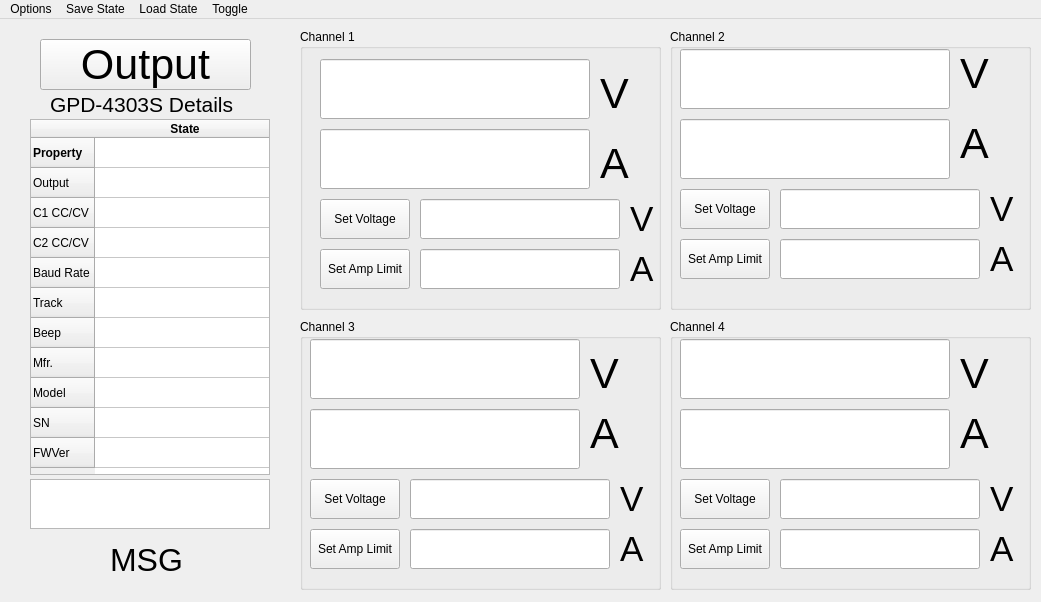
<?xml version="1.0" encoding="UTF-8"?>
<ui version="4.0">
 <class>MainWindow</class>
 <widget class="QMainWindow" name="MainWindow">
  <property name="geometry">
   <rect>
    <x>0</x>
    <y>0</y>
    <width>1041</width>
    <height>602</height>
   </rect>
  </property>
  <property name="minimumSize">
   <size>
    <width>1041</width>
    <height>602</height>
   </size>
  </property>
  <property name="maximumSize">
   <size>
    <width>1041</width>
    <height>602</height>
   </size>
  </property>
  <property name="windowTitle">
   <string>GPD-4303 Remote Control</string>
  </property>
  <widget class="QWidget" name="centralwidget">
   <widget class="QPushButton" name="pushButtonOutput">
    <property name="geometry">
     <rect>
      <x>40</x>
      <y>20</y>
      <width>211</width>
      <height>51</height>
     </rect>
    </property>
    <property name="sizePolicy">
     <sizepolicy hsizetype="Expanding" vsizetype="Expanding">
      <horstretch>0</horstretch>
      <verstretch>0</verstretch>
     </sizepolicy>
    </property>
    <property name="font">
     <font>
      <family>Arial</family>
      <pointsize>32</pointsize>
      <bold>false</bold>
     </font>
    </property>
    <property name="text">
     <string>Output</string>
    </property>
    <property name="checkable">
     <bool>false</bool>
    </property>
   </widget>
   <widget class="QLabel" name="labelDetials">
    <property name="geometry">
     <rect>
      <x>50</x>
      <y>70</y>
      <width>191</width>
      <height>30</height>
     </rect>
    </property>
    <property name="font">
     <font>
      <family>Arial</family>
      <pointsize>16</pointsize>
      <bold>false</bold>
     </font>
    </property>
    <property name="text">
     <string>GPD-4303S Details</string>
    </property>
   </widget>
   <widget class="QGroupBox" name="groupBoxChannel1">
    <property name="geometry">
     <rect>
      <x>300</x>
      <y>10</y>
      <width>361</width>
      <height>281</height>
     </rect>
    </property>
    <property name="sizePolicy">
     <sizepolicy hsizetype="Expanding" vsizetype="Expanding">
      <horstretch>0</horstretch>
      <verstretch>0</verstretch>
     </sizepolicy>
    </property>
    <property name="title">
     <string>Channel 1</string>
    </property>
    <widget class="QLabel" name="labelV1">
     <property name="geometry">
      <rect>
       <x>300</x>
       <y>40</y>
       <width>50</width>
       <height>50</height>
      </rect>
     </property>
     <property name="sizePolicy">
      <sizepolicy hsizetype="Expanding" vsizetype="Expanding">
       <horstretch>0</horstretch>
       <verstretch>0</verstretch>
      </sizepolicy>
     </property>
     <property name="font">
      <font>
       <family>Arial</family>
       <pointsize>32</pointsize>
      </font>
     </property>
     <property name="text">
      <string>V</string>
     </property>
     <property name="textFormat">
      <enum>Qt::RichText</enum>
     </property>
     <property name="scaledContents">
      <bool>true</bool>
     </property>
    </widget>
    <widget class="QLabel" name="labelA1">
     <property name="geometry">
      <rect>
       <x>300</x>
       <y>110</y>
       <width>50</width>
       <height>50</height>
      </rect>
     </property>
     <property name="sizePolicy">
      <sizepolicy hsizetype="Expanding" vsizetype="Expanding">
       <horstretch>0</horstretch>
       <verstretch>0</verstretch>
      </sizepolicy>
     </property>
     <property name="font">
      <font>
       <family>Arial</family>
       <pointsize>32</pointsize>
      </font>
     </property>
     <property name="text">
      <string>A</string>
     </property>
     <property name="textFormat">
      <enum>Qt::RichText</enum>
     </property>
     <property name="scaledContents">
      <bool>true</bool>
     </property>
    </widget>
    <widget class="QLineEdit" name="lineEditV1">
     <property name="geometry">
      <rect>
       <x>20</x>
       <y>30</y>
       <width>270</width>
       <height>60</height>
      </rect>
     </property>
     <property name="font">
      <font>
       <family>Arial</family>
       <pointsize>32</pointsize>
      </font>
     </property>
     <property name="mouseTracking">
      <bool>false</bool>
     </property>
     <property name="inputMethodHints">
      <set>Qt::ImhNone</set>
     </property>
     <property name="readOnly">
      <bool>true</bool>
     </property>
    </widget>
    <widget class="QLineEdit" name="lineEditA1">
     <property name="geometry">
      <rect>
       <x>20</x>
       <y>100</y>
       <width>270</width>
       <height>60</height>
      </rect>
     </property>
     <property name="font">
      <font>
       <family>Arial</family>
       <pointsize>32</pointsize>
      </font>
     </property>
     <property name="mouseTracking">
      <bool>false</bool>
     </property>
     <property name="inputMethodHints">
      <set>Qt::ImhNone</set>
     </property>
     <property name="readOnly">
      <bool>true</bool>
     </property>
    </widget>
    <widget class="QLineEdit" name="lineEditV1IN">
     <property name="geometry">
      <rect>
       <x>120</x>
       <y>170</y>
       <width>200</width>
       <height>40</height>
      </rect>
     </property>
     <property name="inputMethodHints">
      <set>Qt::ImhNone</set>
     </property>
    </widget>
    <widget class="QPushButton" name="pushButtonV1Set">
     <property name="geometry">
      <rect>
       <x>20</x>
       <y>170</y>
       <width>90</width>
       <height>40</height>
      </rect>
     </property>
     <property name="text">
      <string>Set Voltage</string>
     </property>
    </widget>
    <widget class="QLabel" name="labelV1_2">
     <property name="geometry">
      <rect>
       <x>330</x>
       <y>170</y>
       <width>30</width>
       <height>40</height>
      </rect>
     </property>
     <property name="sizePolicy">
      <sizepolicy hsizetype="Expanding" vsizetype="Expanding">
       <horstretch>0</horstretch>
       <verstretch>0</verstretch>
      </sizepolicy>
     </property>
     <property name="font">
      <font>
       <family>Arial</family>
       <pointsize>26</pointsize>
      </font>
     </property>
     <property name="text">
      <string>V</string>
     </property>
     <property name="textFormat">
      <enum>Qt::RichText</enum>
     </property>
     <property name="scaledContents">
      <bool>true</bool>
     </property>
    </widget>
    <widget class="QLabel" name="labelV1_3">
     <property name="geometry">
      <rect>
       <x>330</x>
       <y>220</y>
       <width>30</width>
       <height>40</height>
      </rect>
     </property>
     <property name="sizePolicy">
      <sizepolicy hsizetype="Expanding" vsizetype="Expanding">
       <horstretch>0</horstretch>
       <verstretch>0</verstretch>
      </sizepolicy>
     </property>
     <property name="font">
      <font>
       <family>Arial</family>
       <pointsize>26</pointsize>
      </font>
     </property>
     <property name="text">
      <string>A</string>
     </property>
     <property name="textFormat">
      <enum>Qt::RichText</enum>
     </property>
     <property name="scaledContents">
      <bool>true</bool>
     </property>
    </widget>
    <widget class="QPushButton" name="pushButtonA1Set">
     <property name="geometry">
      <rect>
       <x>20</x>
       <y>220</y>
       <width>90</width>
       <height>40</height>
      </rect>
     </property>
     <property name="text">
      <string>Set Amp Limit</string>
     </property>
    </widget>
    <widget class="QLineEdit" name="lineEditA1IN">
     <property name="geometry">
      <rect>
       <x>120</x>
       <y>220</y>
       <width>200</width>
       <height>40</height>
      </rect>
     </property>
     <property name="inputMethodHints">
      <set>Qt::ImhNone</set>
     </property>
    </widget>
   </widget>
   <widget class="QGroupBox" name="groupBoxChannel3">
    <property name="geometry">
     <rect>
      <x>300</x>
      <y>300</y>
      <width>361</width>
      <height>271</height>
     </rect>
    </property>
    <property name="sizePolicy">
     <sizepolicy hsizetype="Expanding" vsizetype="Expanding">
      <horstretch>0</horstretch>
      <verstretch>0</verstretch>
     </sizepolicy>
    </property>
    <property name="title">
     <string>Channel 3</string>
    </property>
    <widget class="QLabel" name="labelV3">
     <property name="geometry">
      <rect>
       <x>290</x>
       <y>30</y>
       <width>50</width>
       <height>50</height>
      </rect>
     </property>
     <property name="sizePolicy">
      <sizepolicy hsizetype="Expanding" vsizetype="Expanding">
       <horstretch>0</horstretch>
       <verstretch>0</verstretch>
      </sizepolicy>
     </property>
     <property name="font">
      <font>
       <family>Arial</family>
       <pointsize>32</pointsize>
      </font>
     </property>
     <property name="text">
      <string>V</string>
     </property>
     <property name="textFormat">
      <enum>Qt::RichText</enum>
     </property>
     <property name="scaledContents">
      <bool>true</bool>
     </property>
    </widget>
    <widget class="QLabel" name="labelA3">
     <property name="geometry">
      <rect>
       <x>290</x>
       <y>90</y>
       <width>50</width>
       <height>50</height>
      </rect>
     </property>
     <property name="sizePolicy">
      <sizepolicy hsizetype="Expanding" vsizetype="Expanding">
       <horstretch>0</horstretch>
       <verstretch>0</verstretch>
      </sizepolicy>
     </property>
     <property name="font">
      <font>
       <family>Arial</family>
       <pointsize>32</pointsize>
      </font>
     </property>
     <property name="text">
      <string>A</string>
     </property>
     <property name="textFormat">
      <enum>Qt::RichText</enum>
     </property>
     <property name="scaledContents">
      <bool>true</bool>
     </property>
    </widget>
    <widget class="QLineEdit" name="lineEditV3">
     <property name="geometry">
      <rect>
       <x>10</x>
       <y>20</y>
       <width>270</width>
       <height>60</height>
      </rect>
     </property>
     <property name="font">
      <font>
       <family>Arial</family>
       <pointsize>32</pointsize>
      </font>
     </property>
     <property name="mouseTracking">
      <bool>false</bool>
     </property>
     <property name="inputMethodHints">
      <set>Qt::ImhNone</set>
     </property>
     <property name="readOnly">
      <bool>true</bool>
     </property>
    </widget>
    <widget class="QLineEdit" name="lineEditA3">
     <property name="geometry">
      <rect>
       <x>10</x>
       <y>90</y>
       <width>270</width>
       <height>60</height>
      </rect>
     </property>
     <property name="font">
      <font>
       <family>Arial</family>
       <pointsize>32</pointsize>
      </font>
     </property>
     <property name="mouseTracking">
      <bool>false</bool>
     </property>
     <property name="inputMethodHints">
      <set>Qt::ImhNone</set>
     </property>
     <property name="readOnly">
      <bool>true</bool>
     </property>
    </widget>
    <widget class="QLineEdit" name="lineEditV3IN">
     <property name="geometry">
      <rect>
       <x>110</x>
       <y>160</y>
       <width>200</width>
       <height>40</height>
      </rect>
     </property>
     <property name="inputMethodHints">
      <set>Qt::ImhNone</set>
     </property>
    </widget>
    <widget class="QPushButton" name="pushButtonV3Set">
     <property name="geometry">
      <rect>
       <x>10</x>
       <y>160</y>
       <width>90</width>
       <height>40</height>
      </rect>
     </property>
     <property name="text">
      <string>Set Voltage</string>
     </property>
    </widget>
    <widget class="QLabel" name="labelV3IN">
     <property name="geometry">
      <rect>
       <x>320</x>
       <y>160</y>
       <width>30</width>
       <height>40</height>
      </rect>
     </property>
     <property name="sizePolicy">
      <sizepolicy hsizetype="Expanding" vsizetype="Expanding">
       <horstretch>0</horstretch>
       <verstretch>0</verstretch>
      </sizepolicy>
     </property>
     <property name="font">
      <font>
       <family>Arial</family>
       <pointsize>26</pointsize>
      </font>
     </property>
     <property name="text">
      <string>V</string>
     </property>
     <property name="textFormat">
      <enum>Qt::RichText</enum>
     </property>
     <property name="scaledContents">
      <bool>true</bool>
     </property>
    </widget>
    <widget class="QLabel" name="labelA3IN">
     <property name="geometry">
      <rect>
       <x>320</x>
       <y>210</y>
       <width>30</width>
       <height>40</height>
      </rect>
     </property>
     <property name="sizePolicy">
      <sizepolicy hsizetype="Expanding" vsizetype="Expanding">
       <horstretch>0</horstretch>
       <verstretch>0</verstretch>
      </sizepolicy>
     </property>
     <property name="font">
      <font>
       <family>Arial</family>
       <pointsize>26</pointsize>
      </font>
     </property>
     <property name="text">
      <string>A</string>
     </property>
     <property name="textFormat">
      <enum>Qt::RichText</enum>
     </property>
     <property name="scaledContents">
      <bool>true</bool>
     </property>
    </widget>
    <widget class="QPushButton" name="pushButtonA3Set">
     <property name="geometry">
      <rect>
       <x>10</x>
       <y>210</y>
       <width>90</width>
       <height>40</height>
      </rect>
     </property>
     <property name="text">
      <string>Set Amp Limit</string>
     </property>
    </widget>
    <widget class="QLineEdit" name="lineEditA3IN">
     <property name="geometry">
      <rect>
       <x>110</x>
       <y>210</y>
       <width>200</width>
       <height>40</height>
      </rect>
     </property>
     <property name="inputMethodHints">
      <set>Qt::ImhNone</set>
     </property>
    </widget>
   </widget>
   <widget class="QGroupBox" name="groupBoxChannel2">
    <property name="geometry">
     <rect>
      <x>670</x>
      <y>10</y>
      <width>361</width>
      <height>281</height>
     </rect>
    </property>
    <property name="sizePolicy">
     <sizepolicy hsizetype="Expanding" vsizetype="Expanding">
      <horstretch>0</horstretch>
      <verstretch>0</verstretch>
     </sizepolicy>
    </property>
    <property name="title">
     <string>Channel 2</string>
    </property>
    <widget class="QLabel" name="labelV2">
     <property name="geometry">
      <rect>
       <x>290</x>
       <y>20</y>
       <width>50</width>
       <height>50</height>
      </rect>
     </property>
     <property name="sizePolicy">
      <sizepolicy hsizetype="Expanding" vsizetype="Expanding">
       <horstretch>0</horstretch>
       <verstretch>0</verstretch>
      </sizepolicy>
     </property>
     <property name="font">
      <font>
       <family>Arial</family>
       <pointsize>32</pointsize>
      </font>
     </property>
     <property name="text">
      <string>V</string>
     </property>
     <property name="textFormat">
      <enum>Qt::RichText</enum>
     </property>
     <property name="scaledContents">
      <bool>true</bool>
     </property>
    </widget>
    <widget class="QLabel" name="labelA2">
     <property name="geometry">
      <rect>
       <x>290</x>
       <y>90</y>
       <width>50</width>
       <height>50</height>
      </rect>
     </property>
     <property name="sizePolicy">
      <sizepolicy hsizetype="Expanding" vsizetype="Expanding">
       <horstretch>0</horstretch>
       <verstretch>0</verstretch>
      </sizepolicy>
     </property>
     <property name="font">
      <font>
       <family>Arial</family>
       <pointsize>32</pointsize>
      </font>
     </property>
     <property name="text">
      <string>A</string>
     </property>
     <property name="textFormat">
      <enum>Qt::RichText</enum>
     </property>
     <property name="scaledContents">
      <bool>true</bool>
     </property>
    </widget>
    <widget class="QLineEdit" name="lineEditV2">
     <property name="geometry">
      <rect>
       <x>10</x>
       <y>20</y>
       <width>270</width>
       <height>60</height>
      </rect>
     </property>
     <property name="font">
      <font>
       <family>Arial</family>
       <pointsize>32</pointsize>
      </font>
     </property>
     <property name="mouseTracking">
      <bool>false</bool>
     </property>
     <property name="inputMethodHints">
      <set>Qt::ImhNone</set>
     </property>
     <property name="readOnly">
      <bool>true</bool>
     </property>
    </widget>
    <widget class="QLineEdit" name="lineEditA2">
     <property name="geometry">
      <rect>
       <x>10</x>
       <y>90</y>
       <width>270</width>
       <height>60</height>
      </rect>
     </property>
     <property name="font">
      <font>
       <family>Arial</family>
       <pointsize>32</pointsize>
      </font>
     </property>
     <property name="mouseTracking">
      <bool>false</bool>
     </property>
     <property name="inputMethodHints">
      <set>Qt::ImhNone</set>
     </property>
     <property name="readOnly">
      <bool>true</bool>
     </property>
    </widget>
    <widget class="QLineEdit" name="lineEditV2IN">
     <property name="geometry">
      <rect>
       <x>110</x>
       <y>160</y>
       <width>200</width>
       <height>40</height>
      </rect>
     </property>
     <property name="inputMethodHints">
      <set>Qt::ImhNone</set>
     </property>
    </widget>
    <widget class="QPushButton" name="pushButtonV2Set">
     <property name="geometry">
      <rect>
       <x>10</x>
       <y>160</y>
       <width>90</width>
       <height>40</height>
      </rect>
     </property>
     <property name="text">
      <string>Set Voltage</string>
     </property>
    </widget>
    <widget class="QLabel" name="labelV2IN">
     <property name="geometry">
      <rect>
       <x>320</x>
       <y>160</y>
       <width>30</width>
       <height>40</height>
      </rect>
     </property>
     <property name="sizePolicy">
      <sizepolicy hsizetype="Expanding" vsizetype="Expanding">
       <horstretch>0</horstretch>
       <verstretch>0</verstretch>
      </sizepolicy>
     </property>
     <property name="font">
      <font>
       <family>Arial</family>
       <pointsize>26</pointsize>
      </font>
     </property>
     <property name="text">
      <string>V</string>
     </property>
     <property name="textFormat">
      <enum>Qt::RichText</enum>
     </property>
     <property name="scaledContents">
      <bool>true</bool>
     </property>
    </widget>
    <widget class="QLabel" name="labelA2IN">
     <property name="geometry">
      <rect>
       <x>320</x>
       <y>210</y>
       <width>30</width>
       <height>40</height>
      </rect>
     </property>
     <property name="sizePolicy">
      <sizepolicy hsizetype="Expanding" vsizetype="Expanding">
       <horstretch>0</horstretch>
       <verstretch>0</verstretch>
      </sizepolicy>
     </property>
     <property name="font">
      <font>
       <family>Arial</family>
       <pointsize>26</pointsize>
      </font>
     </property>
     <property name="text">
      <string>A</string>
     </property>
     <property name="textFormat">
      <enum>Qt::RichText</enum>
     </property>
     <property name="scaledContents">
      <bool>true</bool>
     </property>
    </widget>
    <widget class="QPushButton" name="pushButtonA2Set">
     <property name="geometry">
      <rect>
       <x>10</x>
       <y>210</y>
       <width>90</width>
       <height>40</height>
      </rect>
     </property>
     <property name="text">
      <string>Set Amp Limit</string>
     </property>
    </widget>
    <widget class="QLineEdit" name="lineEditA2IN">
     <property name="geometry">
      <rect>
       <x>110</x>
       <y>210</y>
       <width>200</width>
       <height>40</height>
      </rect>
     </property>
     <property name="inputMethodHints">
      <set>Qt::ImhNone</set>
     </property>
    </widget>
   </widget>
   <widget class="QGroupBox" name="groupBoxChannel4">
    <property name="geometry">
     <rect>
      <x>670</x>
      <y>300</y>
      <width>361</width>
      <height>271</height>
     </rect>
    </property>
    <property name="sizePolicy">
     <sizepolicy hsizetype="Expanding" vsizetype="Expanding">
      <horstretch>0</horstretch>
      <verstretch>0</verstretch>
     </sizepolicy>
    </property>
    <property name="title">
     <string>Channel 4</string>
    </property>
    <widget class="QLabel" name="labelV3_3">
     <property name="geometry">
      <rect>
       <x>290</x>
       <y>30</y>
       <width>50</width>
       <height>50</height>
      </rect>
     </property>
     <property name="sizePolicy">
      <sizepolicy hsizetype="Expanding" vsizetype="Expanding">
       <horstretch>0</horstretch>
       <verstretch>0</verstretch>
      </sizepolicy>
     </property>
     <property name="font">
      <font>
       <family>Arial</family>
       <pointsize>32</pointsize>
      </font>
     </property>
     <property name="text">
      <string>V</string>
     </property>
     <property name="textFormat">
      <enum>Qt::RichText</enum>
     </property>
     <property name="scaledContents">
      <bool>true</bool>
     </property>
    </widget>
    <widget class="QLabel" name="labelA4">
     <property name="geometry">
      <rect>
       <x>290</x>
       <y>90</y>
       <width>50</width>
       <height>50</height>
      </rect>
     </property>
     <property name="sizePolicy">
      <sizepolicy hsizetype="Expanding" vsizetype="Expanding">
       <horstretch>0</horstretch>
       <verstretch>0</verstretch>
      </sizepolicy>
     </property>
     <property name="font">
      <font>
       <family>Arial</family>
       <pointsize>32</pointsize>
      </font>
     </property>
     <property name="text">
      <string>A</string>
     </property>
     <property name="textFormat">
      <enum>Qt::RichText</enum>
     </property>
     <property name="scaledContents">
      <bool>true</bool>
     </property>
    </widget>
    <widget class="QLineEdit" name="lineEditV4">
     <property name="geometry">
      <rect>
       <x>10</x>
       <y>20</y>
       <width>270</width>
       <height>60</height>
      </rect>
     </property>
     <property name="font">
      <font>
       <family>Arial</family>
       <pointsize>32</pointsize>
      </font>
     </property>
     <property name="mouseTracking">
      <bool>false</bool>
     </property>
     <property name="readOnly">
      <bool>true</bool>
     </property>
    </widget>
    <widget class="QLineEdit" name="lineEditA4">
     <property name="geometry">
      <rect>
       <x>10</x>
       <y>90</y>
       <width>270</width>
       <height>60</height>
      </rect>
     </property>
     <property name="font">
      <font>
       <family>Arial</family>
       <pointsize>32</pointsize>
      </font>
     </property>
     <property name="mouseTracking">
      <bool>false</bool>
     </property>
     <property name="readOnly">
      <bool>true</bool>
     </property>
    </widget>
    <widget class="QLineEdit" name="lineEditV4IN">
     <property name="geometry">
      <rect>
       <x>110</x>
       <y>160</y>
       <width>200</width>
       <height>40</height>
      </rect>
     </property>
     <property name="inputMethodHints">
      <set>Qt::ImhNone</set>
     </property>
    </widget>
    <widget class="QPushButton" name="pushButtonV4Set">
     <property name="geometry">
      <rect>
       <x>10</x>
       <y>160</y>
       <width>90</width>
       <height>40</height>
      </rect>
     </property>
     <property name="text">
      <string>Set Voltage</string>
     </property>
    </widget>
    <widget class="QLabel" name="labelV4IN">
     <property name="geometry">
      <rect>
       <x>320</x>
       <y>160</y>
       <width>30</width>
       <height>40</height>
      </rect>
     </property>
     <property name="sizePolicy">
      <sizepolicy hsizetype="Expanding" vsizetype="Expanding">
       <horstretch>0</horstretch>
       <verstretch>0</verstretch>
      </sizepolicy>
     </property>
     <property name="font">
      <font>
       <family>Arial</family>
       <pointsize>26</pointsize>
      </font>
     </property>
     <property name="text">
      <string>V</string>
     </property>
     <property name="textFormat">
      <enum>Qt::RichText</enum>
     </property>
     <property name="scaledContents">
      <bool>true</bool>
     </property>
    </widget>
    <widget class="QLabel" name="labelA4IN">
     <property name="geometry">
      <rect>
       <x>320</x>
       <y>210</y>
       <width>30</width>
       <height>40</height>
      </rect>
     </property>
     <property name="sizePolicy">
      <sizepolicy hsizetype="Expanding" vsizetype="Expanding">
       <horstretch>0</horstretch>
       <verstretch>0</verstretch>
      </sizepolicy>
     </property>
     <property name="font">
      <font>
       <family>Arial</family>
       <pointsize>26</pointsize>
      </font>
     </property>
     <property name="text">
      <string>A</string>
     </property>
     <property name="textFormat">
      <enum>Qt::RichText</enum>
     </property>
     <property name="scaledContents">
      <bool>true</bool>
     </property>
    </widget>
    <widget class="QPushButton" name="pushButtonA4Set">
     <property name="geometry">
      <rect>
       <x>10</x>
       <y>210</y>
       <width>90</width>
       <height>40</height>
      </rect>
     </property>
     <property name="text">
      <string>Set Amp Limit</string>
     </property>
    </widget>
    <widget class="QLineEdit" name="lineEditA4IN">
     <property name="geometry">
      <rect>
       <x>110</x>
       <y>210</y>
       <width>200</width>
       <height>40</height>
      </rect>
     </property>
     <property name="inputMethodHints">
      <set>Qt::ImhNone</set>
     </property>
    </widget>
   </widget>
   <widget class="QTextEdit" name="textEditMSG">
    <property name="geometry">
     <rect>
      <x>30</x>
      <y>460</y>
      <width>240</width>
      <height>50</height>
     </rect>
    </property>
    <property name="font">
     <font>
      <family>Arial</family>
      <pointsize>14</pointsize>
     </font>
    </property>
    <property name="mouseTracking">
     <bool>false</bool>
    </property>
    <property name="inputMethodHints">
     <set>Qt::ImhNone</set>
    </property>
    <property name="verticalScrollBarPolicy">
     <enum>Qt::ScrollBarAlwaysOff</enum>
    </property>
    <property name="horizontalScrollBarPolicy">
     <enum>Qt::ScrollBarAsNeeded</enum>
    </property>
    <property name="lineWrapMode">
     <enum>QTextEdit::NoWrap</enum>
    </property>
    <property name="readOnly">
     <bool>true</bool>
    </property>
    <property name="html">
     <string>&lt;!DOCTYPE HTML PUBLIC &quot;-//W3C//DTD HTML 4.0//EN&quot; &quot;http://www.w3.org/TR/REC-html40/strict.dtd&quot;&gt;
&lt;html&gt;&lt;head&gt;&lt;meta name=&quot;qrichtext&quot; content=&quot;1&quot; /&gt;&lt;meta charset=&quot;utf-8&quot; /&gt;&lt;style type=&quot;text/css&quot;&gt;
p, li { white-space: pre-wrap; }
hr { height: 1px; border-width: 0; }
li.unchecked::marker { content: &quot;\2610&quot;; }
li.checked::marker { content: &quot;\2612&quot;; }
&lt;/style&gt;&lt;/head&gt;&lt;body style=&quot; font-family:'Arial'; font-size:14pt; font-weight:400; font-style:normal;&quot;&gt;
&lt;p style=&quot;-qt-paragraph-type:empty; margin-top:0px; margin-bottom:0px; margin-left:0px; margin-right:0px; -qt-block-indent:0; text-indent:0px; font-size:24pt;&quot;&gt;&lt;br /&gt;&lt;/p&gt;&lt;/body&gt;&lt;/html&gt;</string>
    </property>
   </widget>
   <widget class="QTableWidget" name="tableWidget">
    <property name="geometry">
     <rect>
      <x>30</x>
      <y>100</y>
      <width>240</width>
      <height>356</height>
     </rect>
    </property>
    <property name="maximumSize">
     <size>
      <width>16777215</width>
      <height>16777215</height>
     </size>
    </property>
    <property name="font">
     <font>
      <family>Arial</family>
      <pointsize>9</pointsize>
     </font>
    </property>
    <property name="autoScroll">
     <bool>false</bool>
    </property>
    <property name="editTriggers">
     <set>QAbstractItemView::NoEditTriggers</set>
    </property>
    <property name="tabKeyNavigation">
     <bool>false</bool>
    </property>
    <property name="showDropIndicator" stdset="0">
     <bool>false</bool>
    </property>
    <property name="dragDropOverwriteMode">
     <bool>false</bool>
    </property>
    <property name="cornerButtonEnabled">
     <bool>false</bool>
    </property>
    <attribute name="horizontalHeaderCascadingSectionResizes">
     <bool>true</bool>
    </attribute>
    <attribute name="horizontalHeaderDefaultSectionSize">
     <number>180</number>
    </attribute>
    <attribute name="verticalHeaderVisible">
     <bool>true</bool>
    </attribute>
    <row>
     <property name="text">
      <string>Property</string>
     </property>
     <property name="font">
      <font>
       <bold>true</bold>
      </font>
     </property>
    </row>
    <row>
     <property name="text">
      <string>Output</string>
     </property>
    </row>
    <row>
     <property name="text">
      <string>C1 CC/CV</string>
     </property>
    </row>
    <row>
     <property name="text">
      <string>C2 CC/CV</string>
     </property>
    </row>
    <row>
     <property name="text">
      <string>Baud Rate</string>
     </property>
    </row>
    <row>
     <property name="text">
      <string>Track</string>
     </property>
    </row>
    <row>
     <property name="text">
      <string>Beep</string>
     </property>
    </row>
    <row>
     <property name="text">
      <string>Mfr.</string>
     </property>
    </row>
    <row>
     <property name="text">
      <string>Model</string>
     </property>
    </row>
    <row>
     <property name="text">
      <string>SN</string>
     </property>
    </row>
    <row>
     <property name="text">
      <string>FWVer</string>
     </property>
    </row>
    <column>
     <property name="text">
      <string>State</string>
     </property>
     <property name="font">
      <font>
       <bold>true</bold>
      </font>
     </property>
    </column>
    <item row="4" column="0">
     <property name="text">
      <string/>
     </property>
    </item>
   </widget>
   <widget class="QLabel" name="labelMSG">
    <property name="geometry">
     <rect>
      <x>110</x>
      <y>520</y>
      <width>71</width>
      <height>41</height>
     </rect>
    </property>
    <property name="font">
     <font>
      <family>Arial</family>
      <pointsize>24</pointsize>
     </font>
    </property>
    <property name="text">
     <string>MSG</string>
    </property>
   </widget>
  </widget>
  <widget class="QMenuBar" name="menubar">
   <property name="geometry">
    <rect>
     <x>0</x>
     <y>0</y>
     <width>1041</width>
     <height>22</height>
    </rect>
   </property>
   <widget class="QMenu" name="menuOptions">
    <property name="title">
     <string>Options</string>
    </property>
    <addaction name="actionReset"/>
    <addaction name="actionExit"/>
   </widget>
   <widget class="QMenu" name="menuSave_State">
    <property name="title">
     <string>Save State</string>
    </property>
    <addaction name="actionSave_State_1"/>
    <addaction name="actionSave_State_2"/>
    <addaction name="actionSave_State_3"/>
    <addaction name="actionSave_State_4"/>
   </widget>
   <widget class="QMenu" name="menuLoad_State">
    <property name="title">
     <string>Load State</string>
    </property>
    <addaction name="actionLoad_State_1"/>
    <addaction name="actionLoad_State_2"/>
    <addaction name="actionLoad_State_3"/>
    <addaction name="actionLoad_State_4"/>
   </widget>
   <widget class="QMenu" name="menuToggle">
    <property name="title">
     <string>Toggle</string>
    </property>
    <addaction name="action_ToggleBeep"/>
    <addaction name="actionToggleTracking"/>
   </widget>
   <addaction name="menuOptions"/>
   <addaction name="menuSave_State"/>
   <addaction name="menuLoad_State"/>
   <addaction name="menuToggle"/>
  </widget>
  <action name="actionReset">
   <property name="text">
    <string>Reset</string>
   </property>
  </action>
  <action name="actionExit">
   <property name="text">
    <string>Exit</string>
   </property>
  </action>
  <action name="actionSave_State_1">
   <property name="text">
    <string>Save State 1</string>
   </property>
  </action>
  <action name="actionSave_State_2">
   <property name="text">
    <string>Save State 2</string>
   </property>
  </action>
  <action name="actionSave_State_3">
   <property name="text">
    <string>Save State 3</string>
   </property>
  </action>
  <action name="actionSave_State_4">
   <property name="text">
    <string>Save State 4</string>
   </property>
  </action>
  <action name="actionLoad_State_1">
   <property name="text">
    <string>Load State 1</string>
   </property>
  </action>
  <action name="actionLoad_State_2">
   <property name="text">
    <string>Load State 2</string>
   </property>
  </action>
  <action name="actionLoad_State_3">
   <property name="text">
    <string>Load State 3</string>
   </property>
  </action>
  <action name="actionLoad_State_4">
   <property name="text">
    <string>Load State 4</string>
   </property>
  </action>
  <action name="actionBeep">
   <property name="text">
    <string>Beep</string>
   </property>
  </action>
  <action name="actionIndependent">
   <property name="text">
    <string>Independent</string>
   </property>
  </action>
  <action name="actionSeries">
   <property name="text">
    <string>Series</string>
   </property>
  </action>
  <action name="actionParallel">
   <property name="text">
    <string>Parallel</string>
   </property>
  </action>
  <action name="actionToggle_Beep">
   <property name="text">
    <string>Toggle Beep</string>
   </property>
  </action>
  <action name="actionIndependent_2">
   <property name="text">
    <string>Independent</string>
   </property>
  </action>
  <action name="actionSeries_2">
   <property name="text">
    <string>Series</string>
   </property>
  </action>
  <action name="actionParallel_2">
   <property name="text">
    <string>Parallel</string>
   </property>
  </action>
  <action name="actionBeep_2">
   <property name="text">
    <string>Beep</string>
   </property>
  </action>
  <action name="actionBeep_3">
   <property name="text">
    <string>Beep</string>
   </property>
  </action>
  <action name="actionIndependent_3">
   <property name="text">
    <string>Independent</string>
   </property>
  </action>
  <action name="actionSeries_3">
   <property name="text">
    <string>Series</string>
   </property>
  </action>
  <action name="action_Beep">
   <property name="text">
    <string>Beep</string>
   </property>
  </action>
  <action name="action_Independent">
   <property name="text">
    <string>Independent</string>
   </property>
  </action>
  <action name="action_Series">
   <property name="text">
    <string>Series</string>
   </property>
  </action>
  <action name="action_Parallel">
   <property name="text">
    <string>Parallel</string>
   </property>
  </action>
  <action name="action_ToggleBeep">
   <property name="text">
    <string>Beep</string>
   </property>
  </action>
  <action name="actionToggleTracking">
   <property name="text">
    <string>Tracking</string>
   </property>
  </action>
 </widget>
 <resources/>
 <connections/>
</ui>
